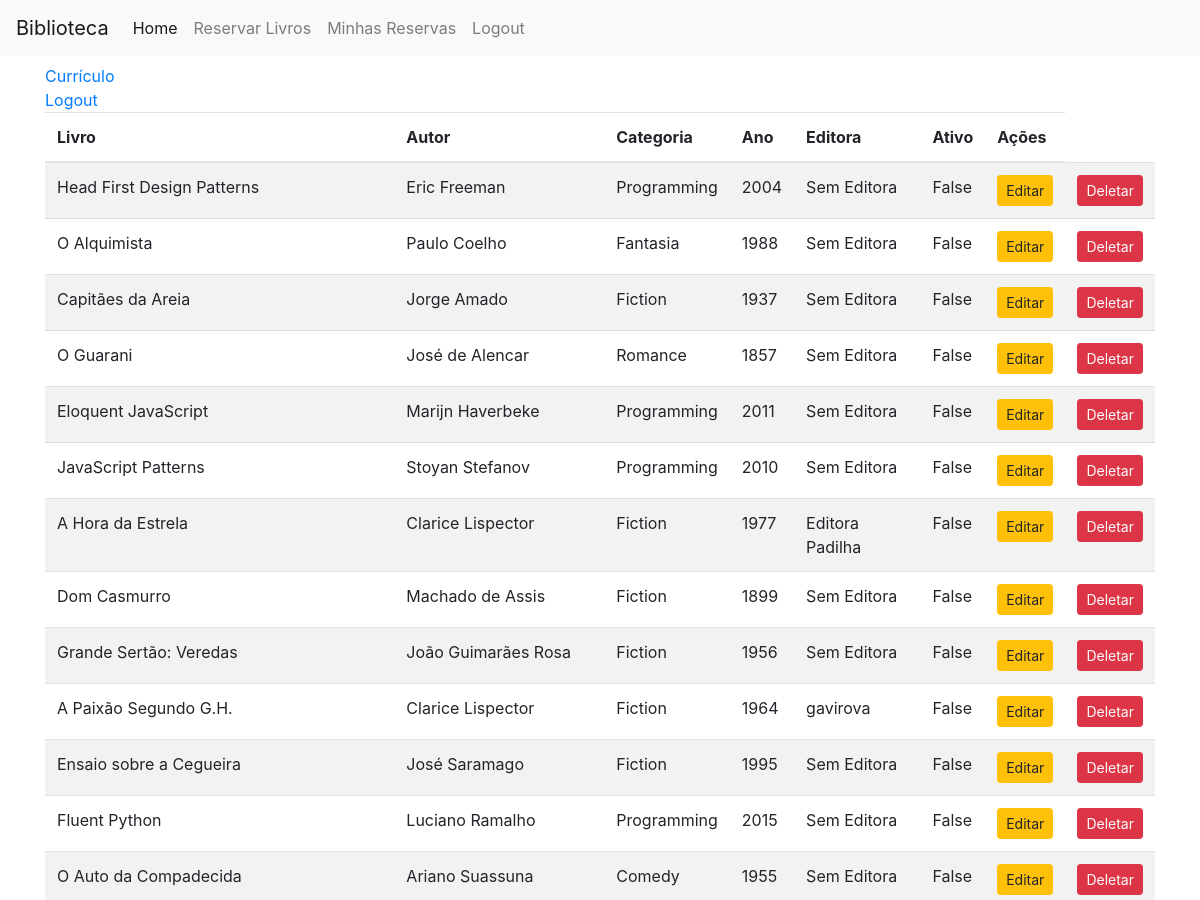
The app's page /inicio (signed in, upper part), older data.
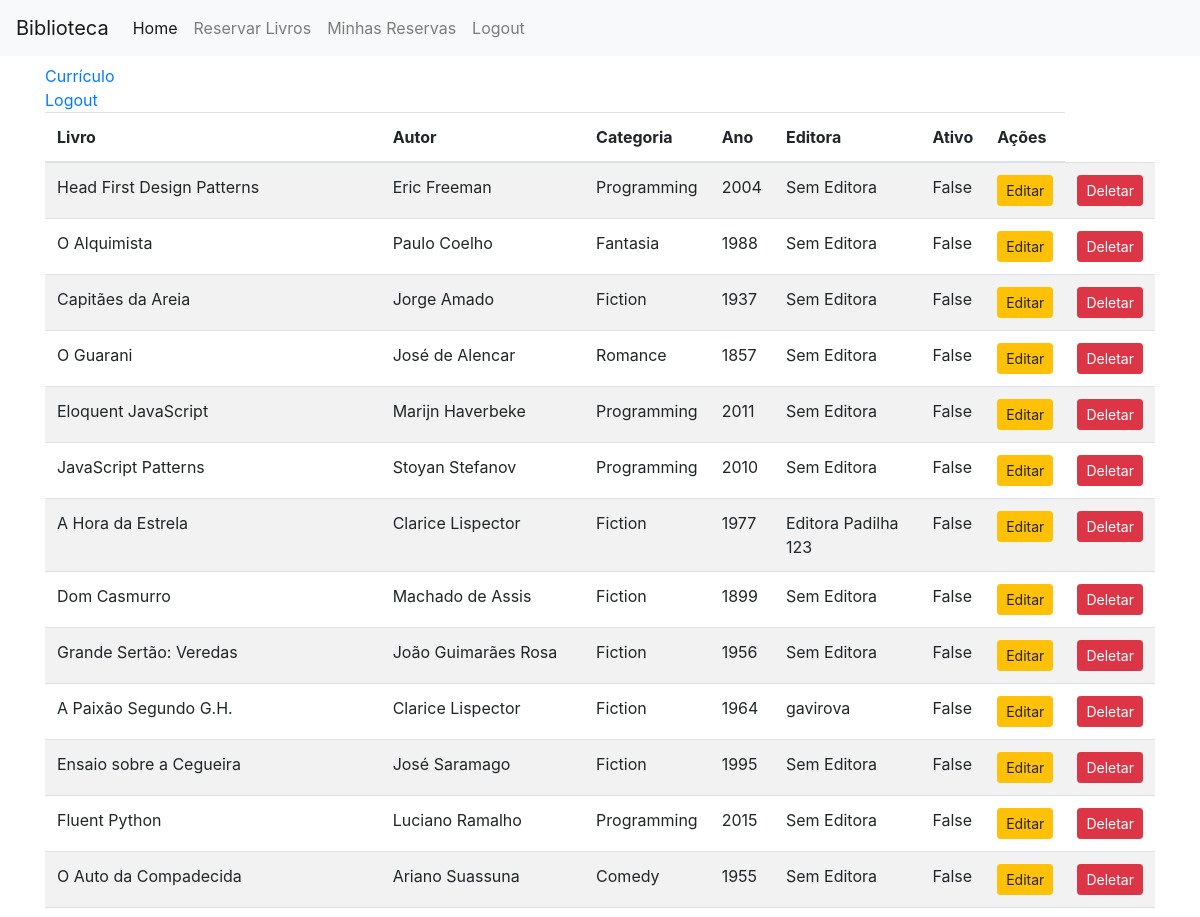
The same page, newer data.
### app.py (models this page shows, shortened)
class Livro(db.Model):
    id = db.Column(db.Integer, primary_key=True)
    titulo = db.Column(db.String(200), nullable=False)
    autor = db.Column(db.String(200), nullable=False)
    categoria = db.Column(db.String(100), nullable=False)
    ano = db.Column(db.Integer, nullable=False)
    editora = db.Column(db.String(200), default="Sem Editora")
    ativo = db.Column(db.Boolean, default=False)

### app.py (the view)
@app.route("/inicio")
@login_required
def inicio():
    livros = Livro.query.all()
    return render_template("lista.html", lista_de_livros=livros)

### app.py (called while the page is built)
@login_manager.user_loader
def load_user(user_id):
    return User.query.get(int(user_id))

### templates/lista.html (shortened to what this page needs)
<!DOCTYPE html>
<html>
  <head>
    <link
      rel="stylesheet"
      href="https://cdn.jsdelivr.net/npm/vanilla-datatables@latest/dist/vanilla-dataTables.min.css"
    />
    <link
      rel="stylesheet"
      href="https://maxcdn.bootstrapcdn.com/bootstrap/4.0.0/css/bootstrap.min.css"
    />
  </head>
  <body>
    {% include '_navbar.html' %}
    <div class="container">
      <a class="url" href="/curriculo">Currículo</a><br />
      <a href="{{ url_for('logout') }}">Logout</a>
      <table class="table table-striped table-hover">
        <thead class="thead-default">
          <tr>
            <th>Livro</th>
            <th>Autor</th>
            <th>Categoria</th>
            <th>Ano</th>
            <th>Editora</th>
            <th>Ativo</th>
            <th>Ações</th>
          </tr>
        </thead>
        <tbody>
          {% for livro in lista_de_livros %}
          <tr>
            <td>{{ livro.titulo }}</td>
            <td>{{ livro.autor }}</td>
            <td>{{ livro.categoria }}</td>
            <td>{{ livro.ano }}</td>
            <td>{{ livro.editora }}</td>
            <td>{{ livro.ativo }}</td>
            <td>
                <a href="{{ url_for('editar', id=livro.id) }}" class="btn btn-warning btn-sm">Editar</a>
                <td>
                    <a href="{{ url_for('deletar', id=livro.id) }}" class="btn btn-danger btn-sm" onclick="return confirm('Tem certeza de que deseja deletar este livro?');">Deletar</a>
                  </td>
          </tr>
          {% endfor %}
        </tbody>
      </table>
    </div>
  </body>
</html>

### templates/_navbar.html (shortened to what this page needs)
<!DOCTYPE html>
<html>
  <head>
    <link rel="stylesheet" href="https://maxcdn.bootstrapcdn.com/bootstrap/4.0.0/css/bootstrap.min.css" />
  </head>
  <body>
    <nav class="navbar navbar-expand-lg navbar-light bg-light">
      <a class="navbar-brand" href="{{ url_for('inicio') }}">Biblioteca</a>
      <div class="collapse navbar-collapse" id="navbarNav">
        <ul class="navbar-nav">
          <li class="nav-item active">
            <a class="nav-link" href="{{ url_for('inicio') }}">Home</a>
          </li>
          <li class="nav-item">
            <a class="nav-link" href="{{ url_for('reservar') }}">Reservar Livros</a>
          </li>
          <li class="nav-item">
            <a class="nav-link" href="{{ url_for('minhas_reservas') }}">Minhas Reservas</a>
          </li>
          {% if current_user.is_authenticated %}
          <li class="nav-item">
            <a class="nav-link" href="{{ url_for('logout') }}">Logout</a>
          </li>
          {% else %}
          <li class="nav-item">
            <a class="nav-link" href="{{ url_for('login') }}">Login</a>
          </li>
          {% endif %}
        </ul>
      </div>
    </nav>
  </body>
</html>

Row changes from the older to the newer data that the page shows:
changed Livro "A Hora da Estrela": editora "Editora Padilha" → "Editora Padilha 123"
